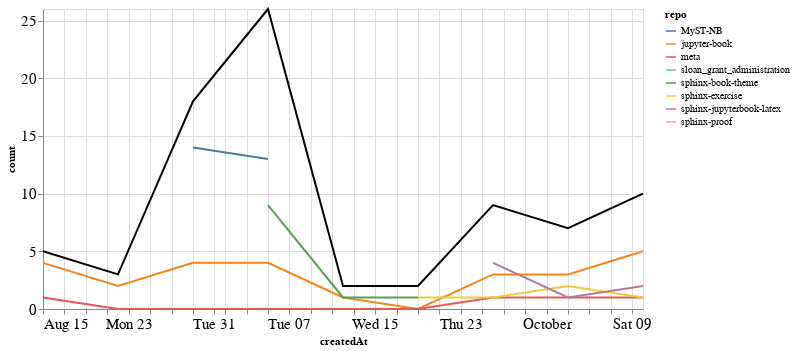

The cell this chart's notebook holds for it:
### Markdown cell above
### Comments

### Code cell
comments_time = comments.groupby('repo').resample('W', on='createdAt').count()['author'].reset_index()
comments_time = comments_time.rename(columns={'author': 'count'})
comments_time_total = comments_time.groupby('createdAt').agg({"count": "sum"}).reset_index()
ch1 = alt.Chart(comments_time, width=600).mark_line().encode(
    x='createdAt',
    y='count',
    color='repo',
    tooltip="repo"
)

ch2 = alt.Chart(comments_time_total, width=600).mark_line(color="black").encode(
    x='createdAt',
    y='count',
)

ch1 + ch2

### Figure 1 — Vega-Lite specification as saved in the notebook (floating-point values rounded to 4 significant figures)
{"config": {"axisLeft": {"labelFontSize": 15}, "axisBottom": {"labelFontSize": 15}}, "layer": [{"data": {"name": "data-01f3fcce54b82bdcc6412fe44bdd3a77"}, "mark": "line", "encoding": {"color": {"type": "nominal", "field": "repo"}, "tooltip": {"type": "nominal", "field": "repo"}, "x": {"type": "temporal", "field": "createdAt"}, "y": {"type": "quantitative", "field": "count"}}, "width": 600}, {"data": {"name": "data-1ef7cdbe03896686a6437fbd8c43ceb0"}, "mark": {"type": "line", "color": "black"}, "encoding": {"x": {"type": "temporal", "field": "createdAt"}, "y": {"type": "quantitative", "field": "count"}}, "width": 600}], "$schema": "https://vega.github.io/schema/vega-lite/v4.8.1.json", "datasets": {"data-01f3fcce54b82bdcc6412fe44bdd3a77": [{"repo": "MyST-NB", "createdAt": "2021-08-29T00:00:00", "count": 14}, {"repo": "MyST-NB", "createdAt": "2021-09-05T00:00:00", "count": 13}, {"repo": "jupyter-book", "createdAt": "2021-08-15T00:00:00", "count": 4}, {"repo": "jupyter-book", "createdAt": "2021-08-22T00:00:00", "count": 2}, {"repo": "jupyter-book", "createdAt": "2021-08-29T00:00:00", "count": 4}, {"repo": "jupyter-book", "createdAt": "2021-09-05T00:00:00", "count": 4}, {"repo": "jupyter-book", "createdAt": "2021-09-12T00:00:00", "count": 1}, {"repo": "jupyter-book", "createdAt": "2021-09-19T00:00:00", "count": 0}, {"repo": "jupyter-book", "createdAt": "2021-09-26T00:00:00", "count": 3}, {"repo": "jupyter-book", "createdAt": "2021-10-03T00:00:00", "count": 3}, {"repo": "jupyter-book", "createdAt": "2021-10-10T00:00:00", "count": 5}, {"repo": "meta", "createdAt": "2021-08-15T00:00:00", "count": 1}, {"repo": "meta", "createdAt": "2021-08-22T00:00:00", "count": 0}, {"repo": "meta", "createdAt": "2021-08-29T00:00:00", "count": 0}, {"repo": "meta", "createdAt": "2021-09-05T00:00:00", "count": 0}, {"repo": "meta", "createdAt": "2021-09-12T00:00:00", "count": 0}, {"repo": "meta", "createdAt": "2021-09-19T00:00:00", "count": 0}, {"repo": "meta", "createdAt": "2021-09-26T00:00:00", "count": 1}, {"repo": "meta", "createdAt": "2021-10-03T00:00:00", "count": 1}, {"repo": "meta", "createdAt": "2021-10-10T00:00:00", "count": 1}, {"repo": "sloan_grant_administration", "createdAt": "2021-10-10T00:00:00", "count": 1}, {"repo": "sphinx-book-theme", "createdAt": "2021-09-05T00:00:00", "count": 9}, {"repo": "sphinx-book-theme", "createdAt": "2021-09-12T00:00:00", "count": 1}, {"repo": "sphinx-book-theme", "createdAt": "2021-09-19T00:00:00", "count": 1}, {"repo": "sphinx-exercise", "createdAt": "2021-09-19T00:00:00", "count": 1}, {"repo": "sphinx-exercise", "createdAt": "2021-09-26T00:00:00", "count": 1}, {"repo": "sphinx-exercise", "createdAt": "2021-10-03T00:00:00", "count": 2}, {"repo": "sphinx-exercise", "createdAt": "2021-10-10T00:00:00", "count": 1}, {"repo": "sphinx-jupyterbook-latex", "createdAt": "2021-09-26T00:00:00", "count": 4}, {"repo": "sphinx-jupyterbook-latex", "createdAt": "2021-10-03T00:00:00", "count": 1}, {"repo": "sphinx-jupyterbook-latex", "createdAt": "2021-10-10T00:00:00", "count": 2}, {"repo": "sphinx-proof", "createdAt": "2021-08-22T00:00:00", "count": 1}], "data-1ef7cdbe03896686a6437fbd8c43ceb0": [{"createdAt": "2021-08-15T00:00:00", "count": 5}, {"createdAt": "2021-08-22T00:00:00", "count": 3}, {"createdAt": "2021-08-29T00:00:00", "count": 18}, {"createdAt": "2021-09-05T00:00:00", "count": 26}, {"createdAt": "2021-09-12T00:00:00", "count": 2}, {"createdAt": "2021-09-19T00:00:00", "count": 2}, {"createdAt": "2021-09-26T00:00:00", "count": 9}, {"createdAt": "2021-10-03T00:00:00", "count": 7}, {"createdAt": "2021-10-10T00:00:00", "count": 10}]}}
